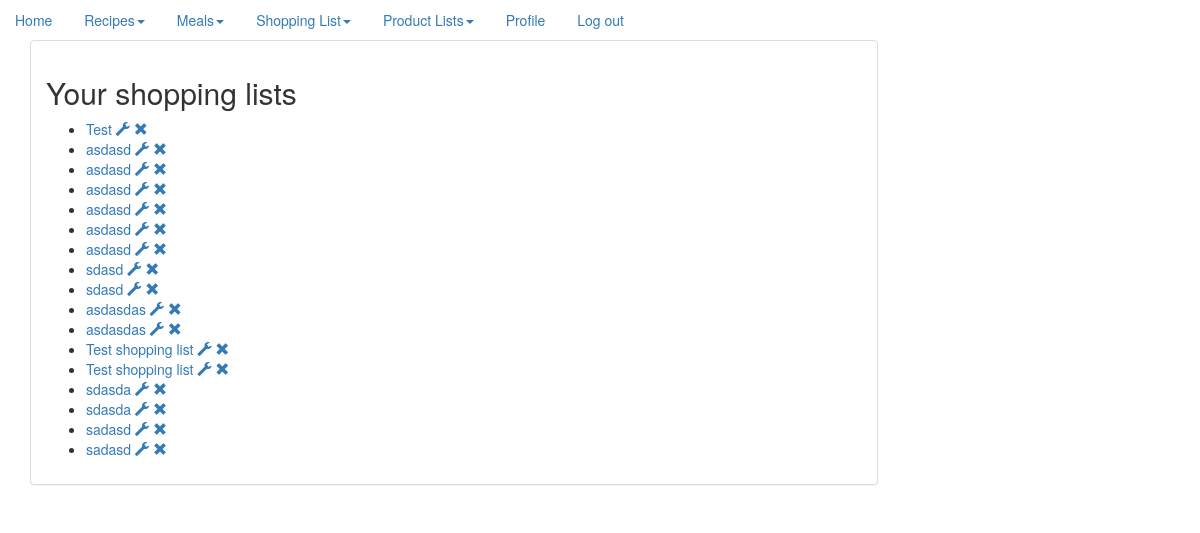
The app's page /shopping_lists/ (signed in), older data.
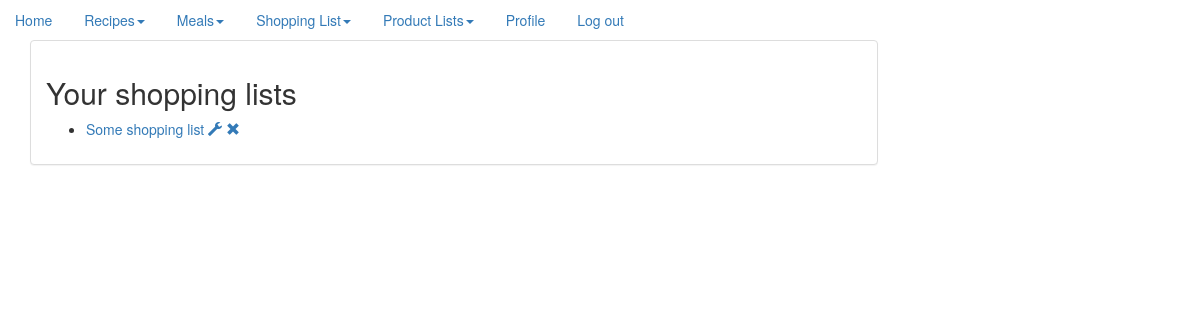
The same page, newer data.
### recipe/models.py (models this page shows)
class ShoppingList(models.Model):
    name = models.CharField(max_length=200)
    user = models.ForeignKey(User, on_delete=models.CASCADE)
    items = models.ManyToManyField(Ingredient)
    card = models.CharField(max_length=1024, blank=True)
    class Meta:
        ordering = ["-id"]
    def __str__(self):
        return self.name

### website/views.py (the view)
# urls.py: url(r'^shopping_lists/', ShowShoppingLists.as_view()),
class ShowShoppingLists(LoginRequiredMixin, ListView):
    context_object_name = 'shopping_list'
    queryset = ShoppingList.objects.all()
    def get_context_data(self, **kwargs):
        queryset = ShoppingList.objects.filter(user=self.request.user)
        context = {
            'paginator': None,
            'page_obj': None,
            'is_paginated': False,
            'object_list': queryset,
        }
        context.update(kwargs)
        return context

### templates/recipe/shoppinglist_list.html
{% extends "base.html" %}
{% block content %}
    <h2>Your shopping lists</h2>
    <ul>
        {% for shopping_list in object_list %}
            <li><a href="/shopping_list/{{ shopping_list.id }}">{{ shopping_list }}</a>
                <a href="/edit_shopping_list/{{ shopping_list.id }}"><span class="glyphicon glyphicon glyphicon-wrench"
                                                                           aria-hidden="true"></span></a>
                <a href="/delete_shopping_list/{{ shopping_list.id }}"><span
                        class="glyphicon glyphicon glyphicon-remove"
                        aria-hidden="true"></span></a>
            </li>
        {% endfor %}
    </ul>
{% endblock %}

Row changes from the older to the newer data that the page shows:
removed ShoppingList: name "Test"
removed ShoppingList: name "asdasd"
removed ShoppingList: name "asdasd"
removed ShoppingList: name "asdasd"
removed ShoppingList: name "asdasd"
removed ShoppingList: name "asdasd"
removed ShoppingList: name "asdasd"
removed ShoppingList: name "sdasd"
removed ShoppingList: name "sdasd"
removed ShoppingList: name "asdasdas"
removed ShoppingList: name "asdasdas"
removed ShoppingList: name "Test shopping list"
removed ShoppingList: name "Test shopping list"
removed ShoppingList: name "sdasda"
removed ShoppingList: name "sdasda"
removed ShoppingList: name "sadasd"
changed ShoppingList: name "sadasd" → "Some shopping list"
